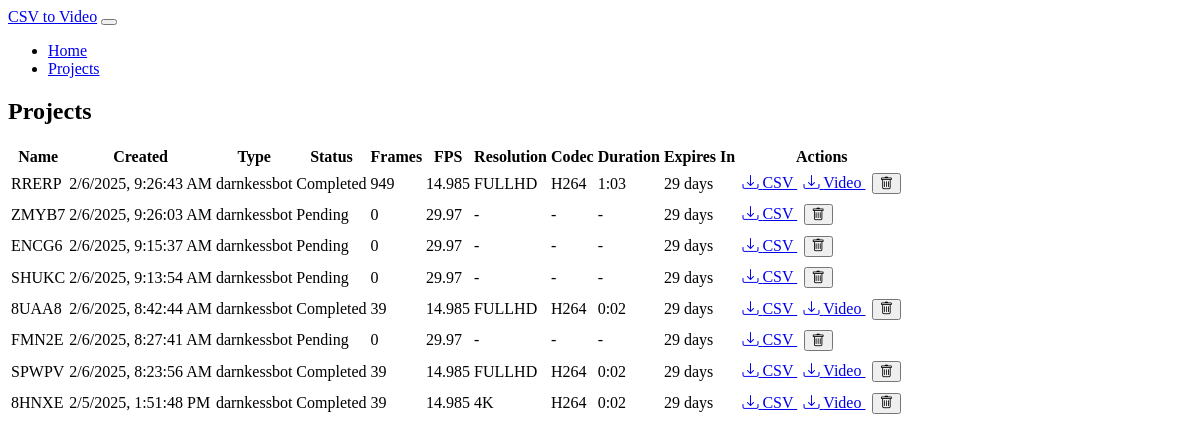
The app's page /projects with its own data.
### models.py (models this page shows, shortened)
class Project(db.Model):
    id = db.Column(db.Integer, primary_key=True)
    name = db.Column(db.String(100), nullable=False)
    csv_file = db.Column(db.String(255), nullable=False)
    csv_type = db.Column(db.String(20), nullable=False)  # 'darnkessbot' or 'wheellog'
    created_at = db.Column(db.DateTime, nullable=False, default=datetime.utcnow)
    expiry_date = db.Column(db.DateTime, nullable=False)
    frame_count = db.Column(db.Integer, default=0)
    fps = db.Column(db.Float, default=29.97)
    video_file = db.Column(db.String(255))
    codec = db.Column(db.String(10))
    resolution = db.Column(db.String(10))  # 'fullhd' or '4k'
    video_duration = db.Column(db.Float)  # Duration in seconds
    status = db.Column(db.String(20), default='pending')  # pending, processing, completed, error
    error_message = db.Column(db.Text)
    folder_number = db.Column(db.Integer)  # New field for storing unique folder number
    def days_until_expiry(self):
        if self.expiry_date:
            delta = self.expiry_date - datetime.utcnow()
            return max(0, delta.days)
        return 0
    def get_duration_str(self):
        if self.video_duration is None:
            return '-'
        minutes = int(self.video_duration // 60)
        seconds = int(self.video_duration % 60)
        return f"{minutes}:{seconds:02d}"

### app.py (the view)
@app.route('/projects')
def list_projects():
    page = request.args.get('page', 1, type=int)
    projects = Project.query.order_by(Project.created_at.desc())\
        .paginate(page=page, per_page=10, error_out=False)
    return render_template('projects.html', projects=projects)

### templates/projects.html (shortened to what this page needs)
{% extends "base.html" %}
{% block content %}
<div class="card">
    <div class="card-header">
        <h2 class="card-title">Projects</h2>
    </div>
    <div class="card-body">
        <div class="table-responsive">
            <table class="table">
                <thead>
                    <tr>
                        <th>Name</th>
                        <th>Created</th>
                        <th>Type</th>
                        <th>Status</th>
                        <th>Frames</th>
                        <th>FPS</th>
                        <th>Resolution</th>
                        <th>Codec</th>
                        <th>Duration</th>
                        <th>Expires In</th>
                        <th>Actions</th>
                    </tr>
                </thead>
                <tbody>
                    {% for project in projects.items %}
                    <tr>
                        <td>{{ project.name }}</td>
                        <td data-timestamp="{{ project.created_at.timestamp() }}">
                        </td>
                        <td>{{ project.csv_type }}</td>
                        <td>
                            <span class="badge text-bg-{{
                                'warning' if project.status == 'processing' else
                                'success' if project.status == 'completed' else
                                'danger' if project.status == 'error' else
                                'secondary'
                            }}"
                            data-project-id="{{ project.id }}"
                            data-project-status="{{ project.status }}"
                            >{{ project.status.capitalize() }}</span>
                        </td>
                        <td>{{ project.frame_count }}</td>
                        <td>{{ project.fps }}</td>
                        <td>{{ project.resolution|upper if project.resolution else '-' }}</td>
                        <td>{{ project.codec|upper if project.codec else '-' }}</td>
                        <td>{{ project.get_duration_str() }}</td>
                        <td>{{ project.days_until_expiry() }} days</td>
                        <td>
                            <a href="{{ url_for('download_file', project_id=project.id, type='processed_csv') }}"
                               class="btn btn-sm btn-info">
                                <i class="bi bi-download"></i> CSV
                            </a>
                            {% if project.video_file %}
                            <a href="{{ url_for('download_file', project_id=project.id, type='video') }}"
                               class="btn btn-sm btn-success">
                                <i class="bi bi-download"></i> Video
                            </a>
                            {% endif %}
                            <button onclick="deleteProject({{ project.id }})"
                                    class="btn btn-sm btn-danger">
                                <i class="bi bi-trash"></i>
                            </button>
                        </td>
                    </tr>
                    {% endfor %}
                </tbody>
            </table>
        </div>
    </div>
</div>
{% endblock %}

### templates/base.html (shortened to what this page needs)
<!DOCTYPE html>
<html lang="en" data-bs-theme="dark">
<head>
    <link href="https://cdn.replit.com/agent/bootstrap-agent-dark-theme.min.css" rel="stylesheet">
    <link href="https://cdn.jsdelivr.net/npm/bootstrap-icons@1.7.2/font/bootstrap-icons.css" rel="stylesheet">
    <link href="{{ url_for('static', filename='css/custom.css') }}" rel="stylesheet">
</head>
<body>
    <nav class="navbar navbar-expand-lg navbar-dark bg-dark mb-4">
        <div class="container">
            <a class="navbar-brand" href="{{ url_for('index') }}">CSV to Video</a>
            <button class="navbar-toggler" type="button" data-bs-toggle="collapse" data-bs-target="#navbarNav">
            </button>
            <div class="collapse navbar-collapse" id="navbarNav">
                <ul class="navbar-nav">
                    <li class="nav-item">
                        <a class="nav-link" href="{{ url_for('index') }}">Home</a>
                    </li>
                    <li class="nav-item">
                        <a class="nav-link" href="{{ url_for('list_projects') }}">Projects</a>
                    </li>
                </ul>
            </div>
        </div>
    </nav>
    <div class="container">
        {% block content %}{% endblock %}
    </div>
</body>
</html>

### static/css/custom.css (style rules this page uses)
.card { margin-bottom: 2rem; }
.table td, .table th { vertical-align: middle; white-space: nowrap; }
.table td:last-child { min-width: 150px; }
.table-responsive { overflow-x: auto; }
.btn-sm { margin: 0.2rem; }

### records on screen
Project: name "RRERP", csv_type "darnkessbot", status "Completed", frame_count "949", fps "14.985", resolution "FULLHD", codec "H264", get_duration_str "1:03", days_until_expiry "29"
Project: name "ZMYB7", csv_type "darnkessbot", status "Pending", frame_count "0", fps "29.97", resolution "-", codec "-", get_duration_str "-", days_until_expiry "29"
Project: name "ENCG6", csv_type "darnkessbot", status "Pending", frame_count "0", fps "29.97", resolution "-", codec "-", get_duration_str "-", days_until_expiry "29"
Project: name "SHUKC", csv_type "darnkessbot", status "Pending", frame_count "0", fps "29.97", resolution "-", codec "-", get_duration_str "-", days_until_expiry "29"
Project: name "8UAA8", csv_type "darnkessbot", status "Completed", frame_count "39", fps "14.985", resolution "FULLHD", codec "H264", get_duration_str "0:02", days_until_expiry "29"
Project: name "FMN2E", csv_type "darnkessbot", status "Pending", frame_count "0", fps "29.97", resolution "-", codec "-", get_duration_str "-", days_until_expiry "29"
Project: name "SPWPV", csv_type "darnkessbot", status "Completed", frame_count "39", fps "14.985", resolution "FULLHD", codec "H264", get_duration_str "0:02", days_until_expiry "29"
Project: name "8HNXE", csv_type "darnkessbot", status "Completed", frame_count "39", fps "14.985", resolution "4K", codec "H264", get_duration_str "0:02", days_until_expiry "29"
